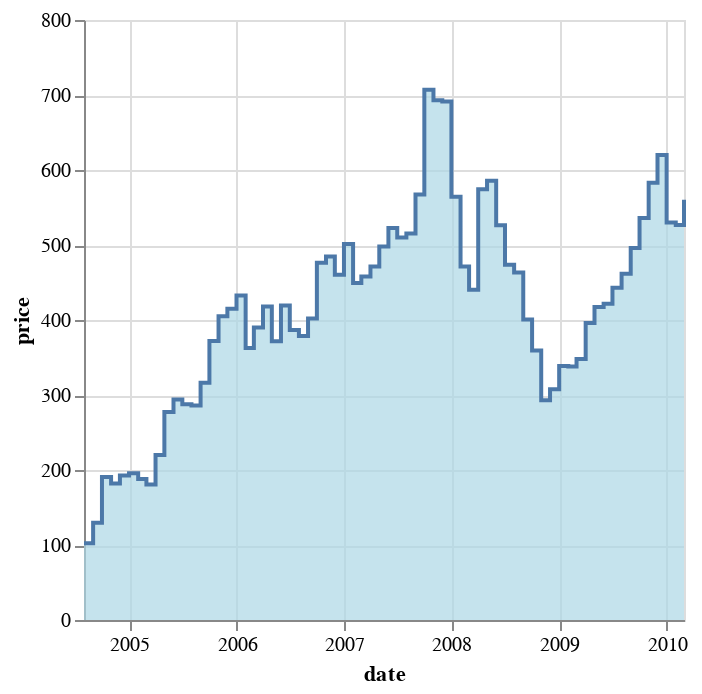

This figure's notebook cell:
### Code cell
import altair as alt
from vega_datasets import data

source = data.stocks()

alt.Chart(source).mark_area(
    color="lightblue",
    interpolate='step-after',
    line=True
).encode(
    x='date',
    y='price'
).transform_filter(alt.datum.symbol == 'GOOG')

### Figure 1 — Vega-Lite specification as saved in the notebook (floating-point values rounded to 4 significant figures; data arrays with more than 128 entries replaced by an {"elided": "..."} marker saying what was removed)
{"config": {"view": {"continuousWidth": 300, "continuousHeight": 300}}, "data": {"name": "data-b0fe595546d47c5085f225c35730172c"}, "mark": {"type": "area", "color": "lightblue", "interpolate": "step-after", "line": true}, "encoding": {"x": {"field": "date", "type": "temporal"}, "y": {"field": "price", "type": "quantitative"}}, "transform": [{"filter": "(datum.symbol === 'GOOG')"}], "$schema": "https://vega.github.io/schema/vega-lite/v5.20.1.json", "datasets": {"data-b0fe595546d47c5085f225c35730172c": {"elided": "560 records"}}}
